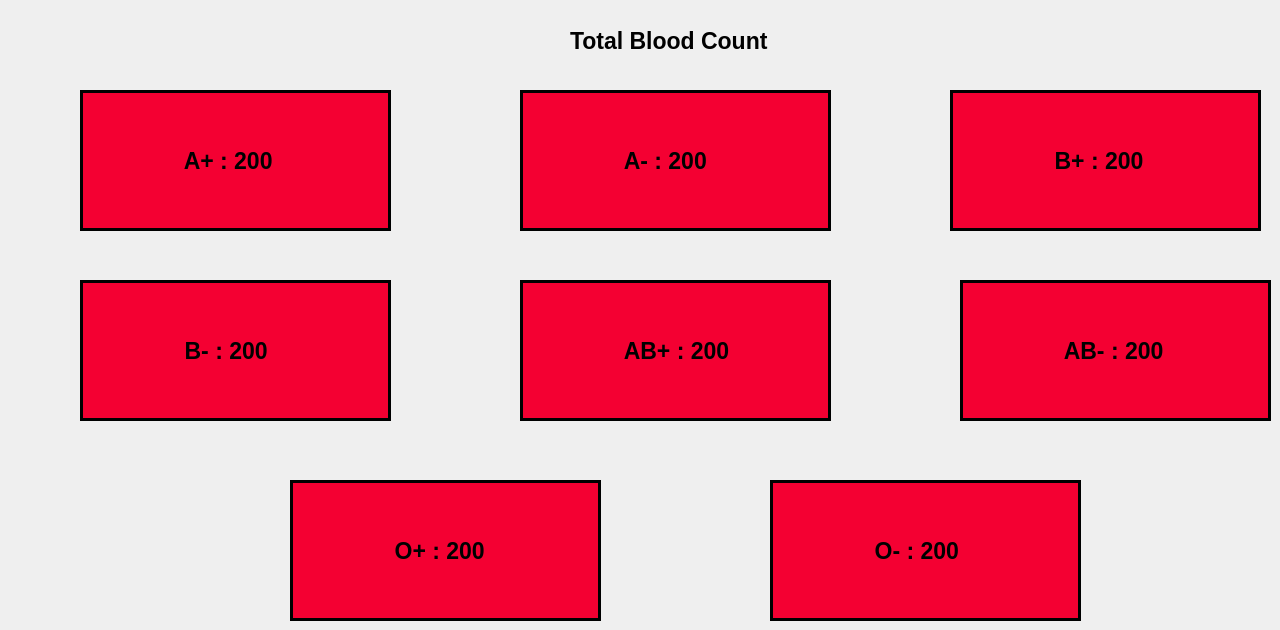
             <widget class="QWidget" name="Count">
              <property name="enabled">
               <bool>true</bool>
              </property>
              <attribute name="title">
               <string>Count</string>
              </attribute>
              <widget class="QLabel" name="label_A1">
               <property name="geometry">
                <rect>
                 <x>80</x>
                 <y>90</y>
                 <width>311</width>
                 <height>141</height>
                </rect>
               </property>
               <property name="font">
                <font>
                 <pointsize>17</pointsize>
                 <weight>75</weight>
                 <bold>true</bold>
                </font>
               </property>
               <property name="styleSheet">
                <string notr="true">QLabel#label_A1{
background-color:#f40032;
border: 3px solid black;
}
QLabel#label_A1:hover{
background-color:#ff4f73;
border-width: 1px;
}</string>
               </property>
               <property name="text">
                <string>               A+ : 200</string>
               </property>
              </widget>
              <widget class="QLabel" name="label_11">
               <property name="geometry">
                <rect>
                 <x>120</x>
                 <y>120</y>
                 <width>81</width>
                 <height>81</height>
                </rect>
               </property>
               <property name="styleSheet">
                <string notr="true">image:url(:/newPrefix/blood-drop.png);
background-color:none;</string>
               </property>
               <property name="text">
                <string/>
               </property>
              </widget>
              <widget class="QLabel" name="label_A2">
               <property name="geometry">
                <rect>
                 <x>520</x>
                 <y>90</y>
                 <width>311</width>
                 <height>141</height>
                </rect>
               </property>
               <property name="font">
                <font>
                 <pointsize>17</pointsize>
                 <weight>75</weight>
                 <bold>true</bold>
                </font>
               </property>
               <property name="styleSheet">
                <string notr="true">QLabel#label_A2{
background-color:#f40032;
border: 3px solid black;
}
QLabel#label_A2:hover{
background-color:#ff4f73;
border-width: 1px;
}</string>
               </property>
               <property name="text">
                <string>               A- : 200</string>
               </property>
              </widget>
              <widget class="QLabel" name="label_12">
               <property name="geometry">
                <rect>
                 <x>560</x>
                 <y>120</y>
                 <width>81</width>
                 <height>81</height>
                </rect>
               </property>
               <property name="styleSheet">
                <string notr="true">image:url(:/newPrefix/blood-drop.png);
background-color:none;</string>
               </property>
               <property name="text">
                <string/>
               </property>
              </widget>
              <widget class="QLabel" name="label_B2">
               <property name="geometry">
                <rect>
                 <x>80</x>
                 <y>280</y>
                 <width>311</width>
                 <height>141</height>
                </rect>
               </property>
               <property name="font">
                <font>
                 <pointsize>17</pointsize>
                 <weight>75</weight>
                 <bold>true</bold>
                </font>
               </property>
               <property name="styleSheet">
                <string notr="true">QLabel#label_B2{
background-color:#f40032;
border: 3px solid black;
}
QLabel#label_B2:hover{
background-color:#ff4f73;
border-width: 1px;
}</string>
               </property>
               <property name="text">
                <string>               B- : 200</string>
               </property>
              </widget>
              <widget class="QLabel" name="label_13">
               <property name="geometry">
                <rect>
                 <x>120</x>
                 <y>310</y>
                 <width>81</width>
                 <height>81</height>
                </rect>
               </property>
               <property name="styleSheet">
                <string notr="true">image:url(:/newPrefix/blood-drop.png);
background-color:none;</string>
               </property>
               <property name="text">
                <string/>
               </property>
              </widget>
              <widget class="QLabel" name="label_B1">
               <property name="geometry">
                <rect>
                 <x>950</x>
                 <y>90</y>
                 <width>311</width>
                 <height>141</height>
                </rect>
               </property>
               <property name="font">
                <font>
                 <pointsize>17</pointsize>
                 <weight>75</weight>
                 <bold>true</bold>
                </font>
               </property>
               <property name="styleSheet">
                <string notr="true">QLabel#label_B1{
background-color:#f40032;
border: 3px solid black;
}
QLabel#label_B1:hover{
background-color:#ff4f73;
border-width: 1px;
}</string>
               </property>
               <property name="text">
                <string>               B+ : 200</string>
               </property>
              </widget>
              <widget class="QLabel" name="label_14">
               <property name="geometry">
                <rect>
                 <x>990</x>
                 <y>120</y>
                 <width>81</width>
                 <height>81</height>
                </rect>
               </property>
               <property name="styleSheet">
                <string notr="true">image:url(:/newPrefix/blood-drop.png);
background-color:none;</string>
               </property>
               <property name="text">
                <string/>
               </property>
              </widget>
              <widget class="QLabel" name="label_AB1">
               <property name="geometry">
                <rect>
                 <x>520</x>
                 <y>280</y>
                 <width>311</width>
                 <height>141</height>
                </rect>
               </property>
               <property name="font">
                <font>
                 <pointsize>17</pointsize>
                 <weight>75</weight>
                 <bold>true</bold>
                </font>
               </property>
               <property name="styleSheet">
                <string notr="true">QLabel#label_AB1{
background-color:#f40032;
border: 3px solid black;
}
QLabel#label_AB1:hover{
background-color:#ff4f73;
border-width: 1px;
}</string>
               </property>
               <property name="text">
                <string>               AB+ : 200</string>
               </property>
              </widget>
              <widget class="QLabel" name="label_15">
               <property name="geometry">
                <rect>
                 <x>560</x>
                 <y>310</y>
                 <width>81</width>
                 <height>81</height>
                </rect>
               </property>
               <property name="styleSheet">
                <string notr="true">image:url(:/newPrefix/blood-drop.png);
background-color:none;</string>
               </property>
               <property name="text">
                <string/>
               </property>
              </widget>
              <widget class="QLabel" name="label_AB2">
               <property name="geometry">
                <rect>
                 <x>960</x>
                 <y>280</y>
                 <width>311</width>
                 <height>141</height>
                </rect>
               </property>
               <property name="font">
                <font>
                 <pointsize>17</pointsize>
                 <weight>75</weight>
                 <bold>true</bold>
                </font>
               </property>
               <property name="styleSheet">
                <string notr="true">QLabel#label_AB2{
background-color:#f40032;
border: 3px solid black;
}
QLabel#label_AB2:hover{
background-color:#ff4f73;
border-width: 1px;
}</string>
               </property>
               <property name="text">
                <string>               AB- : 200</string>
               </property>
              </widget>
              <widget class="QLabel" name="label_16">
               <property name="geometry">
                <rect>
                 <x>1000</x>
                 <y>310</y>
                 <width>81</width>
                 <height>81</height>
                </rect>
               </property>
               <property name="styleSheet">
                <string notr="true">image:url(:/newPrefix/blood-drop.png);
background-color:none;</string>
               </property>
               <property name="text">
                <string/>
               </property>
              </widget>
              <widget class="QLabel" name="label_17">
               <property name="geometry">
                <rect>
                 <x>330</x>
                 <y>510</y>
                 <width>81</width>
                 <height>81</height>
                </rect>
               </property>
               <property name="styleSheet">
                <string notr="true">image:url(:/newPrefix/blood-drop.png);
background-color:none;</string>
               </property>
               <property name="text">
                <string/>
               </property>
              </widget>
              <widget class="QLabel" name="label_O1">
               <property name="geometry">
                <rect>
                 <x>290</x>
                 <y>480</y>
                 <width>311</width>
                 <height>141</height>
                </rect>
               </property>
               <property name="font">
                <font>
                 <pointsize>17</pointsize>
                 <weight>75</weight>
                 <bold>true</bold>
                </font>
               </property>
               <property name="styleSheet">
                <string notr="true">QLabel#label_O1{
background-color:#f40032;
border: 3px solid black;
}
QLabel#label_O1:hover{
background-color:#ff4f73;
border-width: 1px;
}</string>
               </property>
               <property name="text">
                <string>               O+ : 200</string>
               </property>
              </widget>
              <widget class="QLabel" name="label_19">
               <property name="geometry">
                <rect>
                 <x>810</x>
                 <y>510</y>
                 <width>81</width>
                 <height>81</height>
                </rect>
               </property>
               <property name="styleSheet">
                <string notr="true">image:url(:/newPrefix/blood-drop.png);
background-color:none;</string>
               </property>
               <property name="text">
                <string/>
               </property>
              </widget>
              <widget class="QLabel" name="label_O2">
               <property name="geometry">
                <rect>
                 <x>770</x>
                 <y>480</y>
                 <width>311</width>
                 <height>141</height>
                </rect>
               </property>
               <property name="font">
                <font>
                 <pointsize>17</pointsize>
                 <weight>75</weight>
                 <bold>true</bold>
                </font>
               </property>
               <property name="styleSheet">
                <string notr="true">QLabel#label_O2{
background-color:#f40032;
border: 3px solid black;
}
QLabel#label_O2:hover{
background-color:#ff4f73;
border-width: 1px;
}</string>
               </property>
               <property name="text">
                <string>               O- : 200</string>
               </property>
              </widget>
              <widget class="QLabel" name="label_29">
               <property name="geometry">
                <rect>
                 <x>570</x>
                 <y>20</y>
                 <width>261</width>
                 <height>41</height>
                </rect>
               </property>
               <property name="font">
                <font>
                 <pointsize>17</pointsize>
                 <weight>75</weight>
                 <bold>true</bold>
                </font>
               </property>
               <property name="text">
                <string>Total Blood Count </string>
               </property>
              </widget>
              <zorder>label_O2</zorder>
              <zorder>label_O1</zorder>
              <zorder>label_A1</zorder>
              <zorder>label_11</zorder>
              <zorder>label_A2</zorder>
              <zorder>label_12</zorder>
              <zorder>label_B2</zorder>
              <zorder>label_13</zorder>
              <zorder>label_B1</zorder>
              <zorder>label_14</zorder>
              <zorder>label_AB1</zorder>
              <zorder>label_15</zorder>
              <zorder>label_AB2</zorder>
              <zorder>label_16</zorder>
              <zorder>label_17</zorder>
              <zorder>label_19</zorder>
              <zorder>label_29</zorder>
             </widget>
